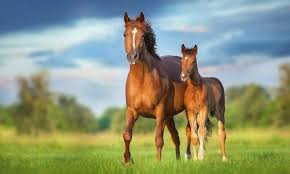
#> input picture images.jpg, 290 x 174 px
$ jupyter execute --allow-errors workfile.ipynb   (older library calls are emulated)
#> lines starting #> are read from the running program, lines starting #| are printed output that depends on the picture; after the words box and inside, x2 and y2 are one past the last pixel; in counts of white or black regions, pixels touching at a corner belong together
#> (a cell that did not finish here is left out)

## 1) SOBEL EDGE DETECTOR

[cell 2]
import cv2
import numpy as np
import matplotlib.pyplot as plt

[cell 3]
image = cv2.imread('images.jpg')
#> image is the input picture: shape (174, 290, 3); mean B, G, R 123.3, 151.1, 142.3

[cell 4]
gray_image = cv2.cvtColor(image, cv2.COLOR_BGR2GRAY)
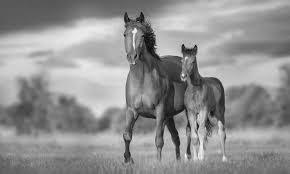
#> gray_image: shape (174, 290); min 5, max 246, mean 145.3

[cell 5]
# Apply Sobel operator

sobelx  = cv2.Sobel(src = gray_image, ddepth = cv2.CV_64F, dx = 1, dy = 0, ksize = 3)
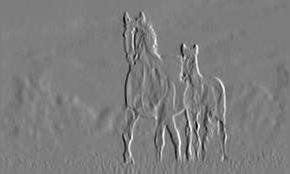
#> sobelx: shape (174, 290) float64; min -615, max 632, mean -0.5; drawn with min black and max white
sobely  = cv2.Sobel(src = gray_image, ddepth = cv2.CV_64F, dx = 0, dy = 1, ksize = 3)
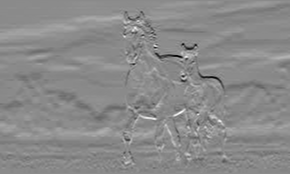
#> sobely: shape (174, 290) float64; min -580, max 486, mean -0.4; drawn with min black and max white

sobelx = cv2.Sobel(gray_image, cv2.CV_64F, 1, 0, ksize=3)  # Sobel X
sobely = cv2.Sobel(gray_image, cv2.CV_64F, 0, 1, ksize=3)  # Sobel Y
sobel_combined = cv2.magnitude(sobelx, sobely)
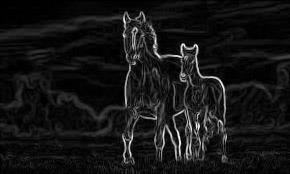
#> sobel_combined: shape (174, 290) float64; min 0, max 645.9, mean 54.7; drawn with min black and max white

[cell 6]
plt.figure(figsize = (12, 16))
plt.subplot(321); plt.axis('on'); plt.imshow(image[:,:,::-1]); plt.title('Original')
plt.subplot(322); plt.axis('on'); plt.imshow(gray_image, cmap='gray');plt.title('Grayscale')
plt.subplot(323); plt.axis('on'); plt.imshow(sobelx);plt.title('Sobel-X Edge Map')
plt.subplot(324); plt.axis('on'); plt.imshow(sobely);plt.title('Sobel-Y Edge Map');
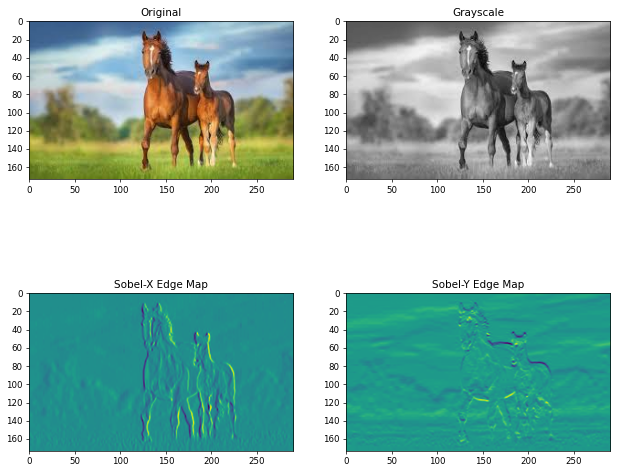
#> figure drawn by matplotlib, 4 panels

[cell 7]
plt.figure(figsize = (12, 6))
plt.axis('off'); plt.imshow(sobel_combined, cmap='gray' ); plt.title('sobel_combined ');

## 2) LAPLACIAN EDGE DETECTOR

[cell 8]
# Apply Laplacian operator
laplacian = cv2.Laplacian(gray_image, cv2.CV_64F)
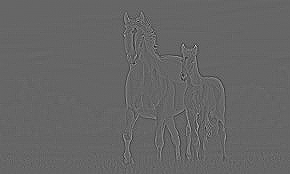
#> laplacian: shape (174, 290) float64; min -295, max 442, mean 0; drawn with min black and max white

[cell 9]
plt.figure(figsize = (12, 16))
plt.subplot(121); plt.axis('off'); plt.imshow(gray_image, cmap='gray'); plt.title('Input Image (Gray Image)')

plt.subplot(122);plt.imshow(laplacian, cmap='gray');plt.axis('off'); plt.title('Output Image (laplacian)');

## 3) CANNY EDGE DETECTOR

[cell 10]
edges = cv2.Canny(gray_image, threshold1 = 180, threshold2 = 200)
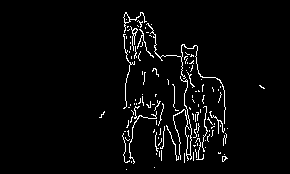
#> edges: shape (174, 290); 3.6% white in thin lines or dots, all inside (x1, y1, x2, y2) = (99, 12, 265, 170)

[cell 11]
plt.figure(figsize = (12, 16))
plt.subplot(121); plt.axis('off'); plt.imshow(gray_image, cmap='gray'); plt.title('Input image (Gray Image)')

plt.subplot(122);plt.imshow(edges, cmap='gray');plt.axis('off'); plt.title('Canny Edge Map');
